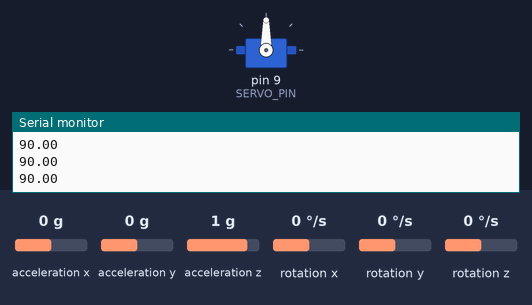
A sketch run on a simulated Arduino Uno, built with avr-gcc and run on an emulated ATmega328P. Parts: servo, the last lines printed to the serial monitor. Wiring (inferred from the names in the program): MPU-6050 motion sensor at I2C address 0x68. The inputs (shaded band) are chosen by the test bench; at power-on: acceleration x 0 g, acceleration y 0 g, acceleration z 1 g, rotation x 0 °/s, rotation y 0 °/s, rotation z 0 °/s.

Above: at 1.4 s.
1.5 s: acceleration x set to -1.4 g
At 3.0 s:
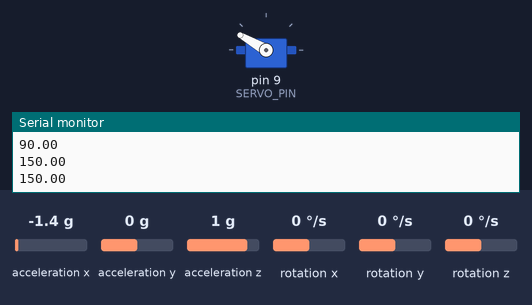
3.3 s: acceleration y set to -0.8 g
4.8 s: acceleration y set to -1.1 g
At 6.0 s:
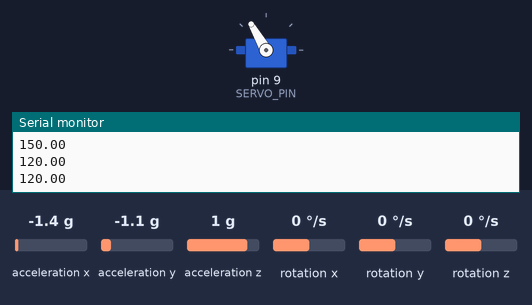
6.3 s: acceleration x set to -0.8 g
7.8 s: acceleration x set to -0.5 g
At 8.9 s:
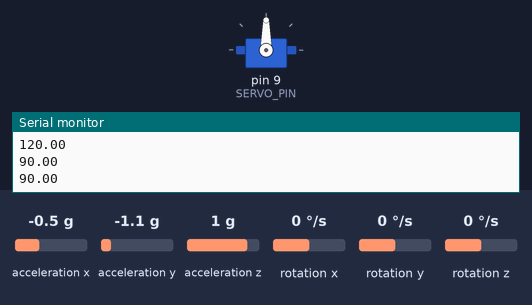
9.3 s: acceleration x set to 0.5 g
10.8 s: acceleration x set to 0.8 g
At 11.7 s:
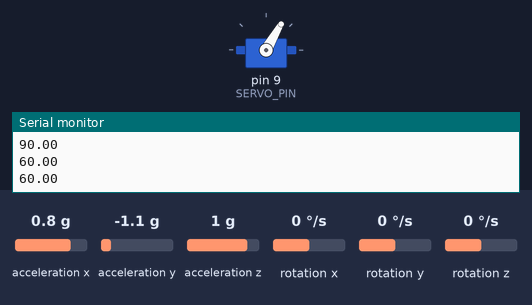
Timing chart, 0 to 13.3 s (numbered marks = the images above; inputs shaded):
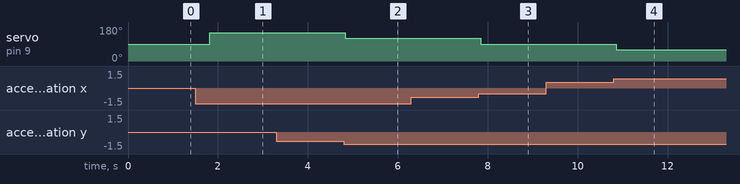

Measured:
- the behaviour switches between -0.9 and -1 g on acceleration y (found by bisection; images 1 and 2)
- the behaviour switches between -0.7 and -0.6 g on acceleration x (found by bisection; images 2 and 3)
- the behaviour switches between 0.6 and 0.7 g on acceleration x (found by bisection; images 3 and 4)
- after the input at 1.5 s, servo on pin 9 (SERVO_PIN): 90° → 150° after 0.31 s
- after the input at 4.8 s, servo on pin 9 (SERVO_PIN): 150° → 120° at once
- after the input at 7.8 s, servo on pin 9 (SERVO_PIN): 120° → 90° at once
- after the input at 10.8 s, servo on pin 9 (SERVO_PIN): 90° → 60° after 0.06 s

The sketch:

Accelerometer_Filtering.ino
```cpp
// (licence header left out)
#include <Wire.h>
#include <Servo.h>

#define ALPHA 0.956
#define T_SAMPLE 0.0002 // 0.2ms
#define SERVO_PIN 9

long accelX, accelY, accelZ;
float gForceX, gForceY, gForceZ;

long gyroX, gyroY, gyroZ;
float rotX, rotY, rotZ;

float last_gyro_x = 0;
float last_gyro_y = 0;
float last_gyro_z = 0;

Servo Servo1;

void setup() {
  Serial.begin(9600);
  Servo1.attach(SERVO_PIN);
  Wire.begin();
  setupMPU();
  Serial.println("OK");
}


void loop() {
  recordAccelRegisters();
  recordGyroRegisters();
  printData();
  delay(100);
}

void setupMPU(){
  Wire.beginTransmission(0b1101000); //This is the I2C address of the MPU (b1101000/b1101001 for AC0 low/high datasheet sec. 9.2)
  Wire.write(0x6B); //Accessing the register 6B - Power Management (Sec. 4.28)
  Wire.write(0b00000000); //Setting SLEEP register to 0. (Required; see Note on p. 9)
  Wire.endTransmission();
  Wire.beginTransmission(0b1101000); //I2C address of the MPU
  Wire.write(0x1B); //Accessing the register 1B - Gyroscope Configuration (Sec. 4.4)
  Wire.write(0x00000000); //Setting the gyro to full scale +/- 250deg./s
  Wire.endTransmission();
  Wire.beginTransmission(0b1101000); //I2C address of the MPU
  Wire.write(0x1C); //Accessing the register 1C - Acccelerometer Configuration (Sec. 4.5)
  Wire.write(0b00000000); //Setting the accel to +/- 2g
  Wire.endTransmission();
}

void recordAccelRegisters() {
  // Serial.print("Entering Acc at ");
  // Serial.println(micros());
  Wire.beginTransmission(0b1101000); //I2C address of the MPU
  Wire.write(0x3B); //Starting register for Accel Readings
  Wire.endTransmission();
  Wire.requestFrom(0b1101000,6); //Request Accel Registers (3B - 40)
  while(Wire.available() < 6);
  accelX = Wire.read()<<8|Wire.read(); //Store first two bytes into accelX
  accelY = Wire.read()<<8|Wire.read(); //Store middle two bytes into accelY
  accelZ = Wire.read()<<8|Wire.read(); //Store last two bytes into accelZ
  processAccelData();
  // Serial.print("Leaving Acc at ");
  // Serial.println(micros());
}

void processAccelData(){
  gForceX = accelX / 16384.0;
  gForceY = accelY / 16384.0;
  gForceZ = accelZ / 16384.0;

  // Serial.println(gForceX);
  // Serial.println(gForceY);
  // Serial.println(gForceZ);
}

void recordGyroRegisters() {
  // Serial.print("Entering Gyro at ");
  // Serial.println(micros());

  Wire.beginTransmission(0b1101000); //I2C address of the MPU
  Wire.write(0x43); //Starting register for Gyro Readings
  Wire.endTransmission();
  Wire.requestFrom(0b1101000,6); //Request Gyro Registers (43 - 48)
  while(Wire.available() < 6);
  gyroX = Wire.read()<<8|Wire.read(); //Store first two bytes into accelX
  gyroY = Wire.read()<<8|Wire.read(); //Store middle two bytes into accelY
  gyroZ = Wire.read()<<8|Wire.read(); //Store last two bytes into accelZ
  processGyroData();
  // Serial.print("Leaving Gyro at ");
  // Serial.println(micros());
}

void processGyroData() {
  rotX = gyroX / 131.0;
  rotY = gyroY / 131.0;
  rotZ = gyroZ / 131.0;
}

void printData() {
  float accel_angle_x = atan(gForceY/sqrt(gForceX*gForceX+gForceZ*gForceZ))*1/(3.142/180);
  float accel_angle_y = -atan(gForceX/sqrt(gForceY*gForceY+gForceZ*gForceZ))*1/(3.142/180);

  float gyro_x = last_gyro_x + T_SAMPLE * rotX;
  float gyro_y = last_gyro_y + T_SAMPLE * rotY;
  float gyro_z = last_gyro_z + T_SAMPLE * rotZ;

  float angle_x = ALPHA * gyro_x + (1.0 - ALPHA) * accel_angle_x;
  float angle_y = ALPHA * gyro_y + (1.0 - ALPHA) * accel_angle_y;
  float angle_z = gyro_z;  //Accelerometer doesn't give z-angle

  float servo_angle = map(angle_y, -3.2, 3.2, 0, 180);
  Serial.println(servo_angle);
  Servo1.write(servo_angle);

  delay(500);
}
```
